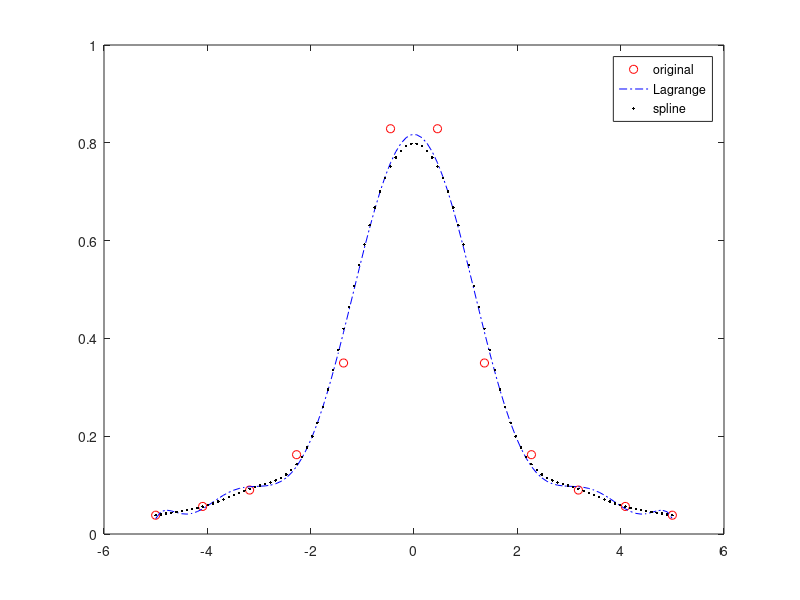

MATLAB code to generate this figure:
n1=11;
X=linspace(-5,5);
x = [-5:10/n1:5];
y = 1./(1+x.^2);
xc = 1/2*[(5-(-5))*cos((2*(1:n1+1)-1)*pi/(2*n1+2))-5+5];
yc = 1./(1+xc.^2);
Y = polyval(polyfit(xc,yc,n1),X);
yy = spline(xc,yc,X);
plot(x,y,'ro',X,Y,'b-.',X,yy,'k.');
legend('original','Lagrange','spline','Location','best');
